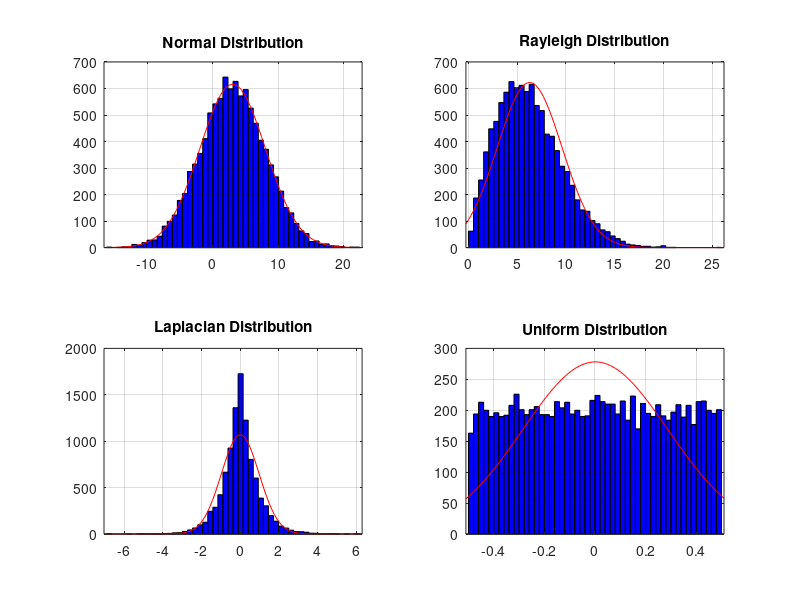
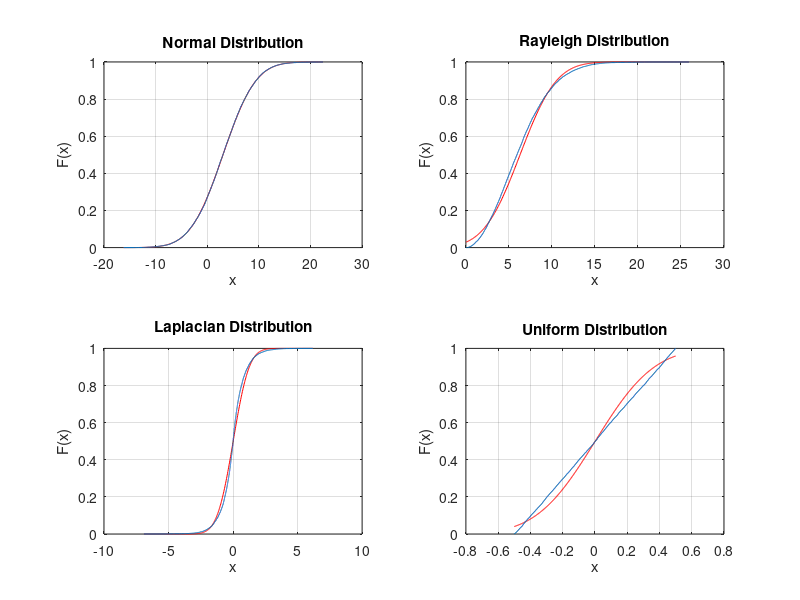
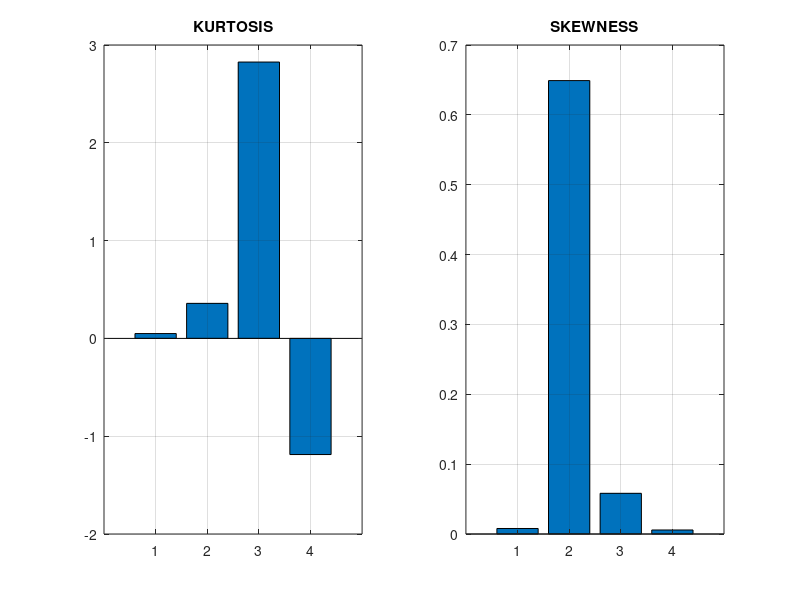
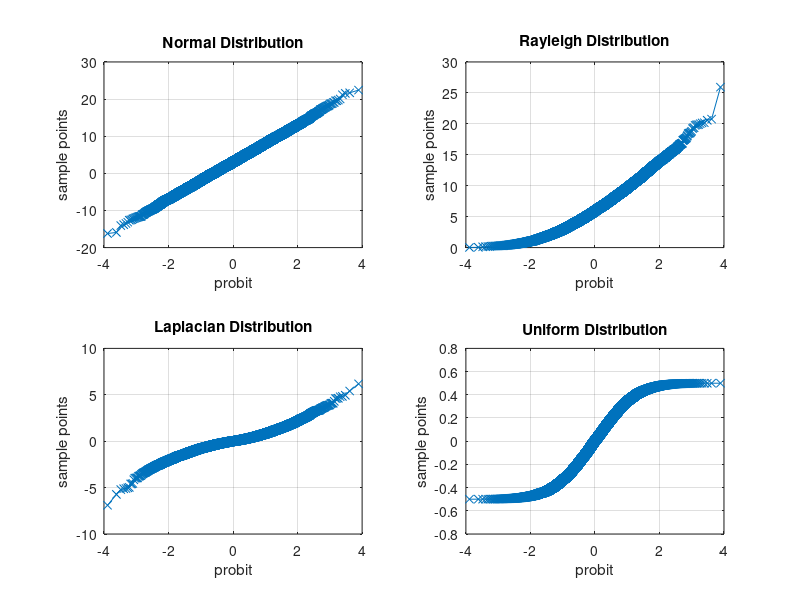

Write the MATLAB code that produced these figures, in order.
%Distribuciones Sinteticas
%OPCIONES
clear
close all
i_histfit=1;                     %0 NO /1 SI: HISTOGRAMAS
i_kurskew=1;				        %0 NO /1 SI: calcula Kurtosis Y Skewness
i_cdfplot=1;				        %0 NO /1 SI: calcula cdf
i_qqplot=1;				        %0 NO /1 SI: calcula QQ-plot
%% GENERACION DE DISTRIBUCIONES
N=10000;
N_points=50; %Puntos de visualizacion de histogramas.
rand('state',sum(100*clock))

% DISTRIBUCION GAUSSIANA
Y=5*randn(1,N)+3*ones(1,N);

% DISTRIBUCION RAYLEIGH
Y_abs=abs(5*randn(1,N)+5*1i*randn(1,N));

% DISTRIBUCION UNIFORME
rand('state',sum(100*clock))
Z=rand(1,N);

% DISTRIBUCION LAPLACIANA
i_1=find(Z<0.5);
i_2=find(Z>0.5);
Z_Lap(i_1)=sqrt(0.5)*log(2*Z(i_1));
Z_Lap(i_2)=-sqrt(0.5)*log(2*(1-Z(i_2)));

Z=Z-0.5; %Se elimina la media de la uniforme.

% MATRIZ DE DISTRIBUCIONES
XX=[Y;Y_abs;Z_Lap;Z];

%% HISTOGRAMAS
if i_histfit==1
    figure('name','Histogramas')
    subplot(2,2,1)
    histfit(Y,N_points)
    title('Normal Distribution')
    grid
    subplot(2,2,2)
    histfit(Y_abs,N_points)
    title('Rayleigh Distribution')
    grid
    subplot(2,2,3)
    histfit(Z_Lap,N_points)
    title('Laplacian Distribution')
    grid
    subplot(2,2,4)
    histfit(Z,N_points)
    title('Uniform Distribution')
    grid
end


%% cdfplot
if i_cdfplot==1
    figure('name','cdfplot')
    subplot(2,2,1)
    Yaux=linspace(min(Y),max(Y),500);
    plot(Yaux,cdf('Normal',Yaux,mean(Y),std(Y)),'r');
    hold on
    cdfplot(Y)
    title('Normal Distribution')
    
    subplot(2,2,2)
    Yaux=linspace(min(Y_abs),max(Y_abs),500);
    plot(Yaux,cdf('Normal',Yaux,mean(Y_abs),std(Y_abs)),'r');
    hold on
    cdfplot(Y_abs)
    title('Rayleigh Distribution')
    
    subplot(2,2,3)
    Yaux=linspace(min(Z_Lap),max(Z_Lap),500);
    plot(Yaux,cdf('Normal',Yaux,mean(Z_Lap),std(Z_Lap)),'r');
    hold on
    cdfplot(Z_Lap)
    title('Laplacian Distribution')
    
    subplot(2,2,4)
    Yaux=linspace(min(Z),max(Z),500);
    plot(Yaux,cdf('Normal',Yaux,mean(Z),std(Z)),'r');
    hold on
    cdfplot(Z)
    title('Uniform Distribution')
    
    clear Yaux
end


%% KURTOSIS-SKEWNESS
if i_kurskew==1
    figure('name','KURTOSIS-SKEWNESS')
    subplot(1,2,1)
    bar(kurtosis(XX')-3)
    grid
    title('KURTOSIS')
    subplot(1,2,2)
    bar(skewness(XX'))
    grid
    title('SKEWNESS')
end

%% PLOTNORM
if i_qqplot==1
    % Es como el norm plot
    % pero perimite comparar dos distribuciones diferentes entre si
    figure('name','qqplot=normplot')
    subplot(2,2,1)
    qqplot(Y)
    grid
    title('Normal Distribution')
    subplot(2,2,2)
    qqplot(Y_abs)
    grid
    title('Rayleigh Distribution')
    subplot(2,2,3)
    qqplot(Z_Lap)
    grid
    title('Laplacian Distribution')
    subplot(2,2,4)
    qqplot(Z)
    grid
    title('Uniform Distribution')
end